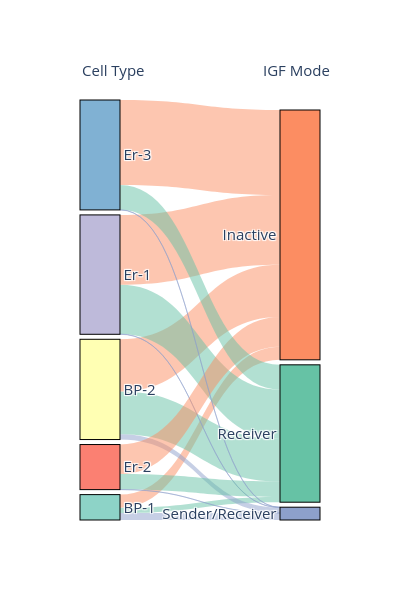

The notebook cell this image was saved under:
### Code cell
ri.pl.alluvial_onepath(adata, 'IGF', 'celltype')

### Figure 1 — Plotly figure (JSON) as saved in the notebook; plotly's stock layout.template omitted (floating-point values rounded to 4 significant figures)
{"data": [{"link": {"color": ["rgba(102.0, 194.0, 165.0, 0.5)", "rgba(252.0, 141.0, 98.0, 0.5)", "rgba(141.0, 160.0, 203.0, 0.5)", "rgba(102.0, 194.0, 165.0, 0.5)", "rgba(252.0, 141.0, 98.0, 0.5)", "rgba(141.0, 160.0, 203.0, 0.5)", "rgba(102.0, 194.0, 165.0, 0.5)", "rgba(252.0, 141.0, 98.0, 0.5)", "rgba(141.0, 160.0, 203.0, 0.5)", "rgba(102.0, 194.0, 165.0, 0.5)", "rgba(252.0, 141.0, 98.0, 0.5)", "rgba(141.0, 160.0, 203.0, 0.5)", "rgba(102.0, 194.0, 165.0, 0.5)", "rgba(252.0, 141.0, 98.0, 0.5)", "rgba(141.0, 160.0, 203.0, 0.5)"], "source": [0, 0, 0, 1, 1, 1, 2, 2, 2, 3, 3, 3, 4, 4, 4], "target": [5, 6, 7, 5, 6, 7, 5, 6, 7, 5, 6, 7, 5, 6, 7], "value": [130, 323, 170, 1045, 1284, 131, 1210, 1713, 6, 377, 726, 3, 609, 2084, 4]}, "node": {"color": ["rgb(141.0, 211.0, 199.0)", "rgb(255.0, 255.0, 179.0)", "rgb(190.0, 186.0, 218.0)", "rgb(251.0, 128.0, 114.0)", "rgb(128.0, 177.0, 211.0)", "rgb(102.0, 194.0, 165.0)", "rgb(252.0, 141.0, 98.0)", "rgb(141.0, 160.0, 203.0)"], "label": ["BP-1", "BP-2", "Er-1", "Er-2", "Er-3", "Receiver", "Inactive", "Sender/Receiver"], "line": {"color": "black", "width": 1}, "pad": 5, "thickness": 40}, "type": "sankey"}], "layout": {"annotations": [{"align": "center", "showarrow": false, "text": "Cell Type", "x": 0, "xref": "paper", "y": 1.1, "yref": "paper"}, {"align": "center", "showarrow": false, "text": "IGF Mode", "x": 1.05, "xref": "paper", "y": 1.1, "yref": "paper"}], "autosize": false, "font": {"size": 15}, "height": 600, "width": 400}}
